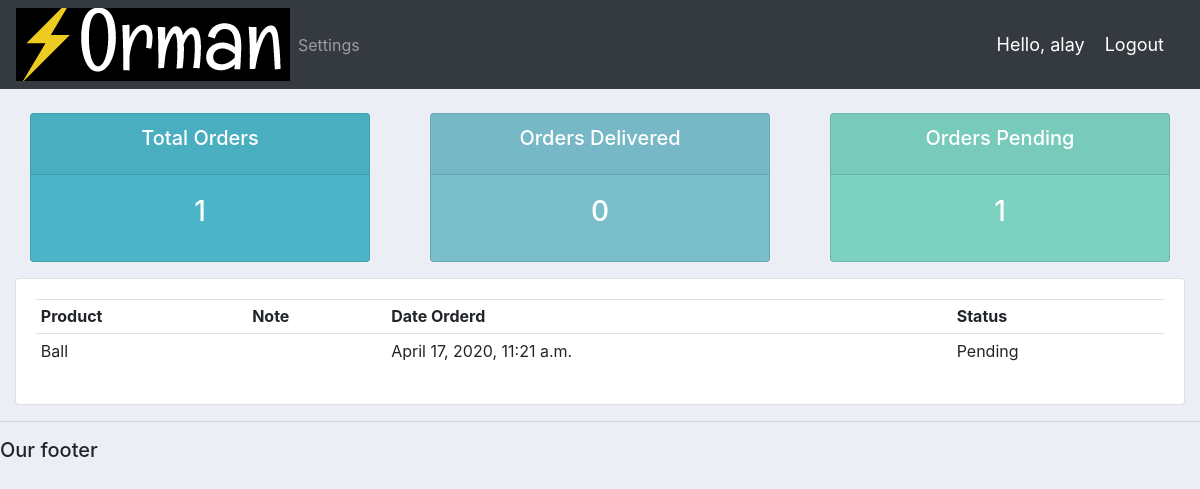
/user/ (signed in), run on the app's committed database.
### accounts/models.py (models this page shows)
class Order(models.Model):
	STATUS = (
			('Pending', 'Pending'),
			('Out for delivery', 'Out for delivery'),
			('Delivered', 'Delivered'),
			)
	customer=models.ForeignKey(Customer,null=True,on_delete=models.SET_NULL)
	product=models.ForeignKey(Product,null=True,on_delete=models.SET_NULL)
	date_created = models.DateTimeField(auto_now_add=True, null=True)
	status = models.CharField(max_length=200,null=True,choices=STATUS)
	def __str__(self):
		return self.product.name

class Product(models.Model):
	CATEGORY = (
			('Indoor', 'Indoor'),
			('Out Door', 'Out Door'),
			)
	name = models.CharField(max_length=200,null=True)
	price = models.FloatField(null=True)
	category = models.CharField(max_length=200,null=True,choices=CATEGORY)
	date_created = models.DateTimeField(auto_now_add=True, null=True)
	tags=models.ManyToManyField(Tag)
	def __str__(self):
		return self.name

### accounts/decorators.py (the view)
		def wrapper_func(request, *args, **kwargs):
			group = None
			if request.user.groups.exists():
				group = request.user.groups.all()[0].name
			if group in allowed_roles:
				return view_func(request, *args, **kwargs)
			else:
				return HttpResponse('You are not authorized to view this page')

### accounts/views.py (called while the page is built)
@login_required(login_url='login')
@allowed_users(allowed_roles=['customer'])
def userPage(request):
	orders = request.user.customer.order_set.all()
	total_orders = orders.count()
	delivered = orders.filter(status='Delivered').count()
	pending = orders.filter(status='Pending').count()
	print('ORDERS:', orders)
	context = {'orders':orders, 'total_orders':total_orders,
	'delivered':delivered,'pending':pending}
	return render(request, 'accounts/user.html', context)

### accounts/templates/accounts/user.html
{%  extends 'accounts/main.html' %}
{% block content %}
{%  include 'accounts/status.html' %}
<div class="row">
	<div class="col-md">
		<div class="card card-body">
			<table class="table table-sm">
				<tr>
					<th>Product</th>
					<th>Note</th>
					<th>Date Orderd</th>
					<th>Status</th>
				</tr>
				{% for order in orders %}
				<tr>
					<td>{{order.product}}</td>
					<td>{{order.note}}</td>
					<td>{{order.date_created}}</td>
					<td>{{order.status}}</td>
				</tr>
				{% endfor %}
			</table>
		</div>
	</div>
</div>
{% endblock content %}

### accounts/templates/accounts/navbar.html (shortened to what this page needs)
{% load static %}
<nav class="navbar navbar-expand-lg navbar-dark bg-dark">
 <img src="{% static 'images/logo.png' %}">
  <div class="collapse navbar-collapse" id="navbarNav">
    <ul class="navbar-nav">
      {% if request.user.is_staff %}
      <li class="nav-item active">
        <a class="nav-link" href="{% url 'home' %}">Dashboard</a>
      </li>
      <li class="nav-item">
        <a class="nav-link" href="{% url 'products' %}">Products</a>
      </li>
      {% else %}
       <li class="nav-item">
        <a class="nav-link" href="{% url 'account' %}">Settings</a>
      </li>
      {% endif %}
    </ul>
  </div>
  <span class="hello-msg">Hello, {{request.user}}</span>
  <span ><a  class="hello-msg" href="{% url 'logout' %}">Logout</a></span>
</nav>

### static/css/main.css (style rules this page uses)
body { background-color: #ebeff5; }

### accounts/templates/accounts/navbar.html (style rules this page uses)
.hello-msg { font-size: 18px; color: #fff; margin-right: 20px; }

### data on the page
Order: product "Ball", date_created "April 17, 2020, 11:21 a.m.", status "Pending"

### other printed values
{{ request.user }} "alay"
{{ total_orders }} "1"
{{ delivered }} "0"
{{ pending }} "1"
